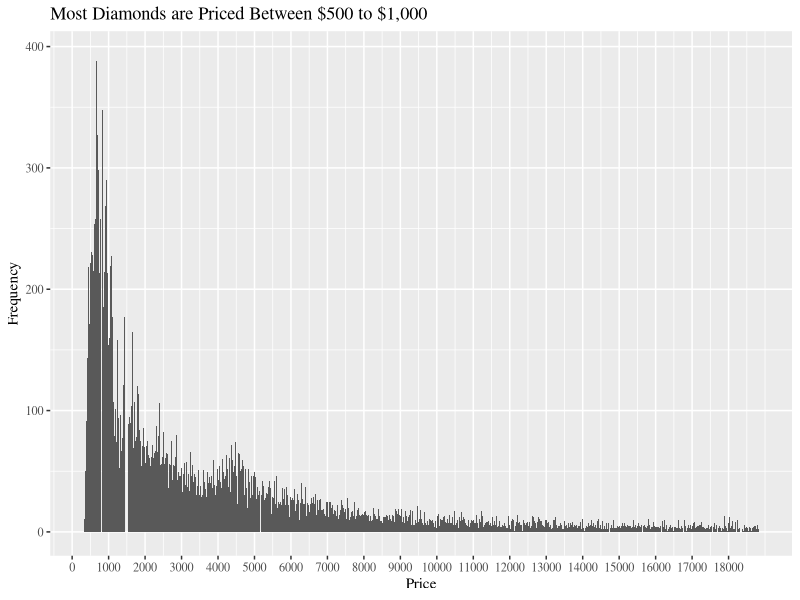

The R script that drew this image:
## ---- chunk 1
# Load dependencies
library(tidyverse) # 1.3.1
library(ggsci)     # 2.9
## ---- chunk 2
# Plot the variation of price with a histogram
ggplot(diamonds) +
  
  # Change the binwidth from the default 30 to 10 in order to look more closely
  ## at the data.
  geom_histogram(aes(x = price), binwidth = 10) +
  
  # Implement manually-calculated breaks for the x-axis tick marks, ensuring
  ## they're in intervals of $1,000.
  scale_x_continuous(breaks = seq(0, max(diamonds$price), 1000)) +
  theme(text = element_text(family = "serif")) +
  labs(
    title = "Most Diamonds are Priced Between $500 to $1,000",
    x     = "Price",
    y     = "Frequency"
    )
